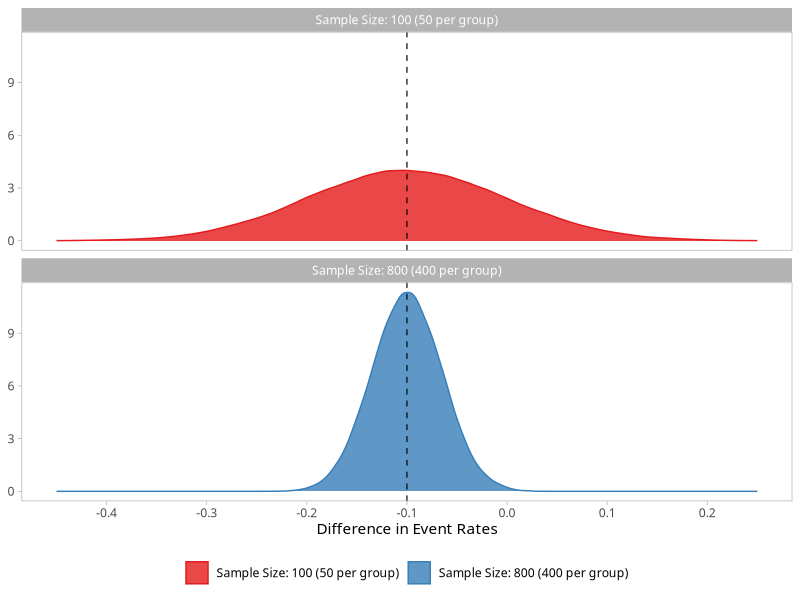
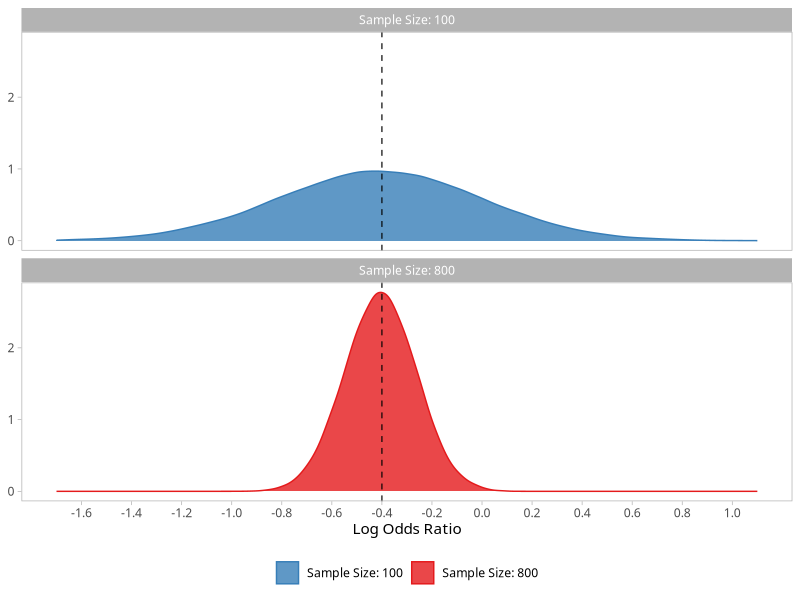

R code for these plots, in order:
# Libraries ----
require(tidyverse)

# Data
## Variables
nSim = 10^5
nGroup1 = 400
nGroup2 = 50

## Generate
set.seed(123)

data = data.frame(
  # Sim 1
  e1 = rbinom(n = nSim,
              size = nGroup1,
              p = 0.5),
  e2 = rbinom(n = nSim,
              size = nGroup1,
              p = 0.4),
  # Sim 2
  e3 = rbinom(n = nSim,
              size = nGroup2,
              p = 0.5),
  e4 = rbinom(n = nSim,
              size = nGroup2,
              p = 0.4),
  nG1 = nGroup1,
  nG2 = nGroup2) |> 
  mutate(across(c(e1, e2), ~./nG1, .names = "p{.col}"),
         across(c(e3, e4), ~./nG2, .names = "p{.col}"),
         # Sample size is double group size
         `Sample Size: 800 (400 per group)` = pe2 - pe1,
         `Sample Size: 100 (50 per group)` = pe4 - pe3)

# Ranges
dataRange = data |> 
  select(starts_with("Sample")) |> 
  pivot_longer(everything(),
               names_to = "sampleSize",
               values_to = "value") |>
  group_by(sampleSize) |> 
  # Calculate quantiles
  summarise(q0.025 = quantile(value, probs = c(0.025, 0.975))[1],
            q0.975 = quantile(value, probs = c(0.025, 0.975))[2])


# Plot 2
plot2 = data |> 
  select(starts_with("Sample")) |> 
  pivot_longer(cols = everything(),
               names_to = "Group Size",
               values_to = "Difference") |>
  ggplot(aes(colour = `Group Size`,
             fill = `Group Size`,
             x = `Difference`)) +
  facet_wrap(vars(`Group Size`), nrow = 2, ncol = 1) +
  geom_density(adjust = 1.5,
               alpha = 0.8) +
  geom_vline(xintercept = -0.1,
             linetype = "dashed",
             alpha = 0.8) +
  # Labels, etc
  scale_x_continuous(breaks = seq(-0.4, 0.2, 0.1),
                     limits = c(-0.45, 0.25)) +
  scale_y_continuous(limits = c(0, NA)) +
  labs(title = NULL,
       x = "Difference in Event Rates",
       y = NULL) +
  # Themeing
  scale_fill_discrete(type = c("#e41a1c", "#377eb8", "#4daf4a")) +
  scale_colour_discrete(type = c("#e41a1c", "#377eb8", "#4daf4a")) +
  theme_light() +
  theme(legend.title = element_blank(),
        legend.position = "bottom",
        # Anaesthesia themeing
        text = element_text(family = "Avenir"),
        plot.background = element_blank(),
        panel.grid.major = element_blank(),
        panel.grid.minor = element_blank())


## Proportion < 2x the true population risk difference
extreme = data |> 
  select(starts_with("Sample")) |> 
  pivot_longer(cols = everything(),
               names_to = "Group Size",
               values_to = "Difference") |> 
  group_by(`Group Size`) |> 
  summarise(total = n(),
            extreme = sum(Difference < -0.2))


# Plot 3
plot3 = data |> 
  # Work through this slowly so I don't screw it up
  mutate(o1 = e1/(nG1 - e1),
         o2 = e2/(nG1 - e2),
         o3 = e3/(nG2 - e3),
         o4 = e4/(nG2 - e4),
         orG1 = o2/o1,
         orG2 = o4/o3,
         across(c(orG1, orG2), log, .names = "log{.col}")) |> 
  select(starts_with("logor")) |> 
  pivot_longer(cols = everything(),
               names_to = "Group Size",
               values_to = "Log Odds Ratio") |>
  mutate(`Group Size` = case_when(`Group Size` == "logorG1" ~ "Sample Size: 800",
                                  `Group Size` == "logorG2" ~ "Sample Size: 100")) |> 
  ggplot(aes(colour = `Group Size`,
             fill = `Group Size`,
             x = `Log Odds Ratio`)) +
  facet_wrap(vars(`Group Size`), nrow = 2, ncol = 1) +
  geom_density(adjust = 1.5,
               alpha = 0.8) +
  geom_vline(xintercept = -0.4, # rounded log(0.67)
             linetype = "dashed",
             alpha = 0.8) +
  # Labels, etc
  scale_x_continuous(breaks = seq(-1.6, 1, 0.2) |> 
                       round(1),
                     limits = c(-1.7, 1.1)) +
  scale_y_continuous(limits = c(0, NA)) +
  labs(title = NULL,
       x = "Log Odds Ratio",
       y = NULL) +
  # Themeing
  scale_fill_discrete(type = c("#377eb8", "#e41a1c")) +
  scale_colour_discrete(type = c("#377eb8", "#e41a1c")) +
  theme_light() +
  theme(legend.title = element_blank(),
        legend.position = "bottom",
        # Anaesthesia themeing
        text = element_text(family = "Avenir"),
        plot.background = element_blank(),
        panel.grid.major = element_blank(),
        panel.grid.minor = element_blank())


# Save images
ggsave("outputs/plot2.jpeg", plot = plot2,
       dpi = 600, width = 6, height = 9, units = "in")

ggsave("outputs/plot3.jpeg", plot = plot3,
       dpi = 600, width = 6, height = 9, units = "in")
